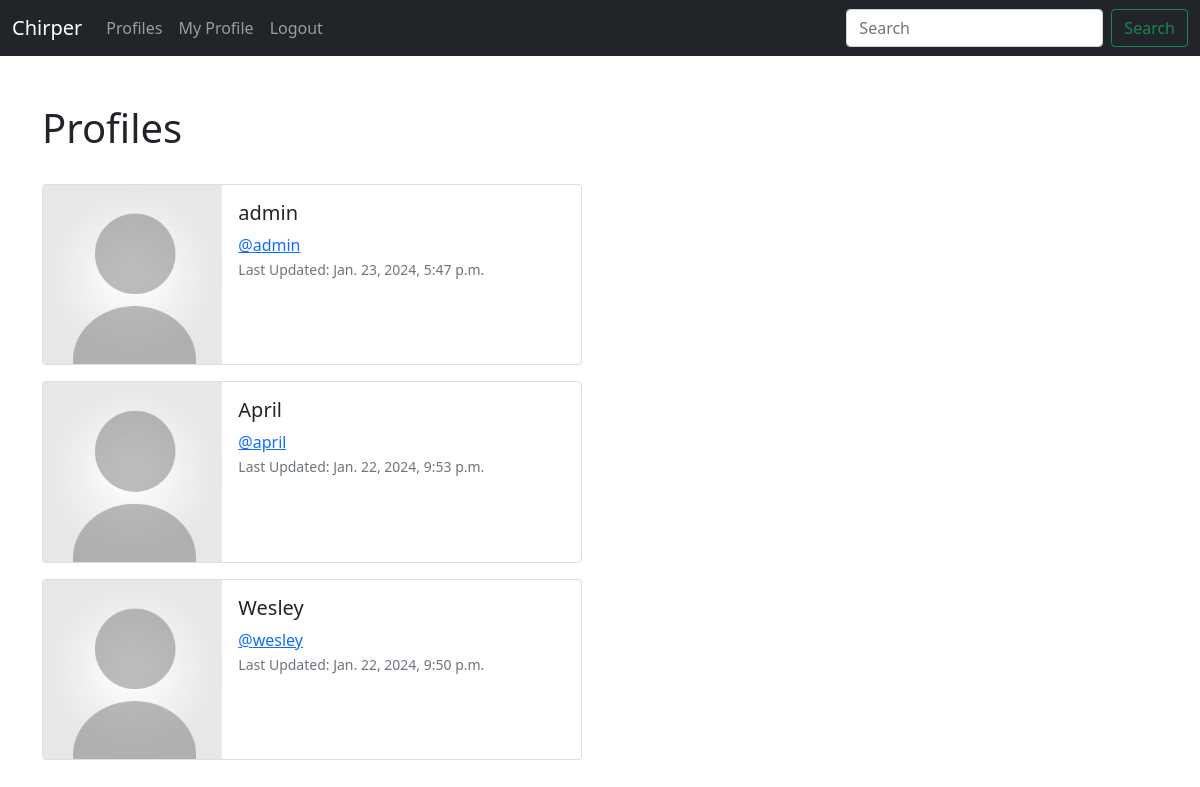
The app's page /profile_list/ (signed in), older data.
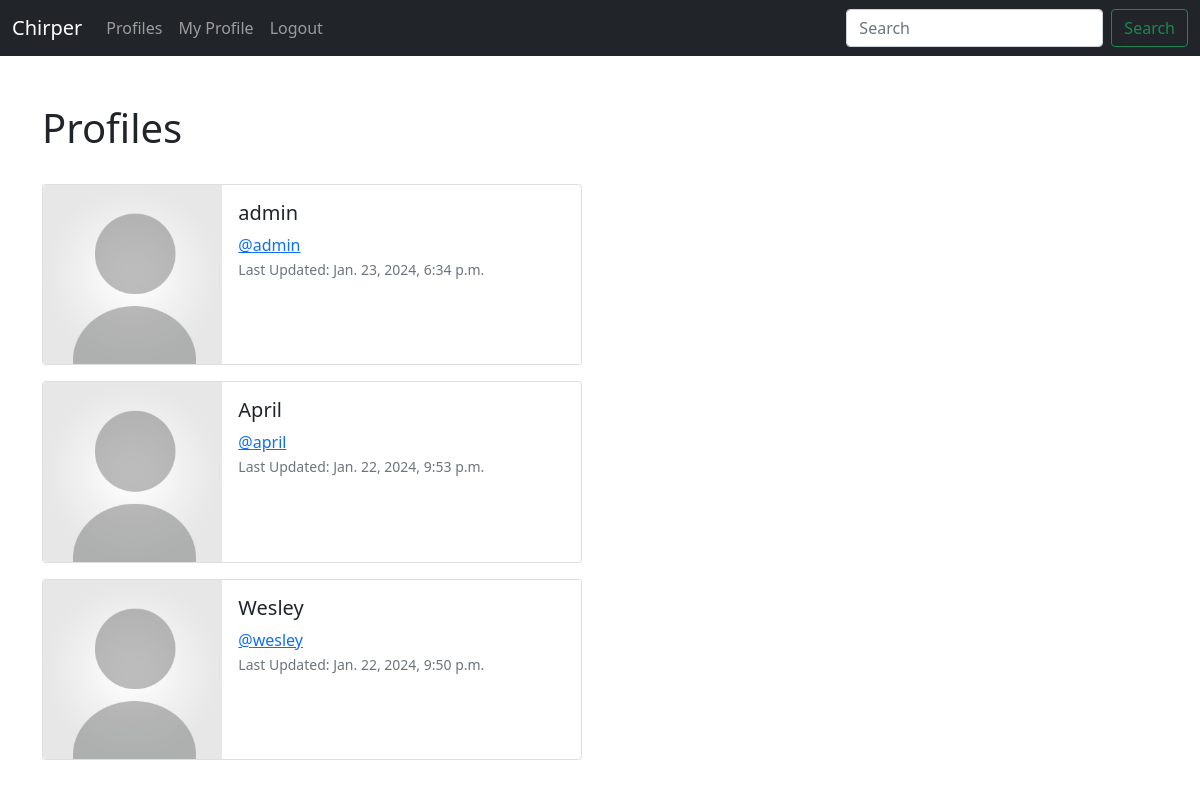
The same page, newer data.
### Chirper/models.py (models this page shows, shortened)
class Profile(models.Model):
    user = models.OneToOneField(User, on_delete=models.CASCADE)
    follows = models.ManyToManyField("self", related_name="followed_by", symmetrical=False, blank=True)
    date_modified = models.DateTimeField(User, auto_now=True)

### Chirper/views.py (the view)
# urls.py: path('profile_list/', views.profile_list, name='profile_list'),
def profile_list(request):
    if request.user.is_authenticated:
        profiles = Profile.objects.exclude(user=request.user)
        return render(request, 'profile_list.html', {'profiles':profiles})
    else:
        messages.success(request, ("You must be logged in to view this page"))
        return redirect('home')

### Chirper/templates/profile_list.html
{% extends 'base.html' %}
{% load static %}
{% block content %}
    <br>
    <h1>Profiles</h1>
    <br>
    {% if profiles %}
        {% for profile in profiles %}
            <div class="card mb-3" style="max-width: 540px;">
                <div class="row g-0">
                    <div class="col-md-4">
                        <img src="{% static 'images/generic-user-icon-12.jpg' %}" class="img-fluid rounded-start" alt="blank profile image">
                    </div>
                    <div class="col-md-8">
                        <div class="card-body">
                            <h5 class="card-title">{{ profile.user.username }} <br></h5>
                            <a href="{% url 'profile' profile.user.id %}"><p class="card-text">@{{ profile.user.username|lower }}</p></a>
                            <p class="card-text"><small class="text-muted">Last Updated: {{ profile.date_modified }}</small></p>
                        </div>
                    </div>
                </div>
            </div>
        {% endfor %}
    {% endif %}
{% endblock %}

### Chirper/templates/base.html (shortened to what this page needs)
<!doctype html>
<html lang="en">
  <head>
    <link href="https://cdn.jsdelivr.net/npm/bootstrap@5.1.3/dist/css/bootstrap.min.css" rel="stylesheet">
  </head>
  <body>
    {% include 'navbar.html' %}
    <div class="container">
        <br>
        {% block content %}
        {% endblock %}
    </div>
  </body>
</html>

### Chirper/templates/navbar.html (shortened to what this page needs)
<nav class="navbar navbar-expand-lg navbar-dark bg-dark">
    <div class="container-fluid">
      <a class="navbar-brand" href="{% url 'home' %}">Chirper</a>
      <div class="collapse navbar-collapse" id="navbarSupportedContent">
        <ul class="navbar-nav me-auto mb-2 mb-lg-0">
          <li class="nav-item">
            <a class="nav-link" href="{% url 'profile_list' %}">Profiles</a>
          </li>
          {% if user.is_authenticated %}
            <li class="nav-item">
              <a class="nav-link" href="{% url 'profile' request.user.id %}">My Profile</a>
            </li>
            <li class="nav-item">
              <a class="nav-link" href="{% url 'logout' %}">Logout</a>
            </li>
          {% else %}
          <li class="nav-item">
            <a class="nav-link" href="{% url 'login' %}">Login</a>
          </li>
          {% endif %}
        </ul>
        <form class="d-flex">
          <input class="form-control me-2" type="search" placeholder="Search" aria-label="Search">
          <button class="btn btn-outline-success" type="submit">Search</button>
        </form>
      </div>
    </div>
  </nav>

Row changes from the older to the newer data that the page shows:
changed Profile "admin": date_modified "Jan. 23, 2024, 5:47 p.m." → "Jan. 23, 2024, 6:34 p.m."
